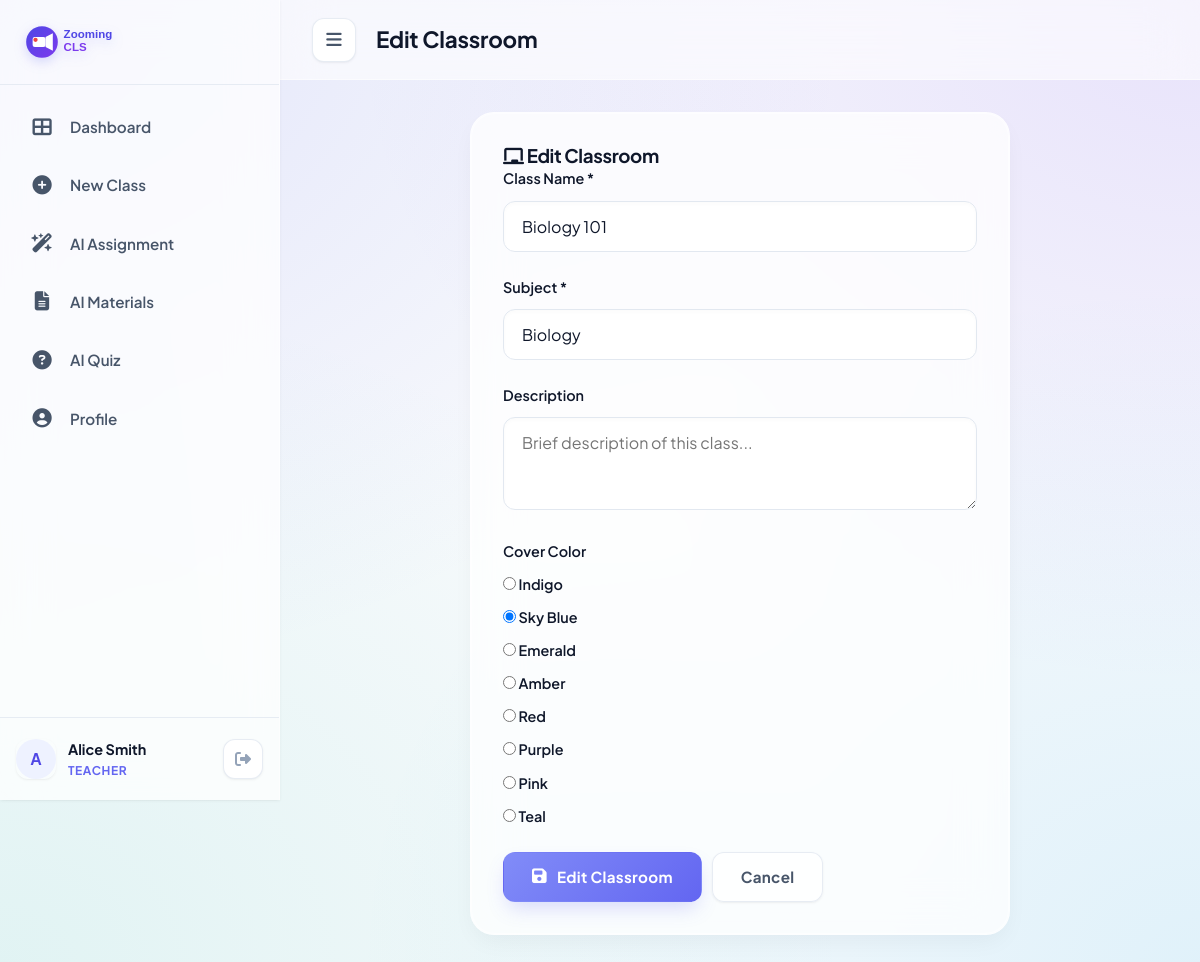
Page /classroom/3/edit/ (signed in) on the committed database.
### accounts/models.py (models this page shows, shortened)
class UserProfile(models.Model):
    ROLE_CHOICES = [
        ('teacher', 'Teacher'),
        ('student', 'Student'),
    ]
    user = models.OneToOneField(User, on_delete=models.CASCADE, related_name='profile')
    role = models.CharField(max_length=10, choices=ROLE_CHOICES, default='student')
    avatar = models.ImageField(upload_to='avatars/', blank=True, null=True)
    bio = models.TextField(blank=True, default='')

### classroom/models.py (models this page shows, shortened)
class Classroom(models.Model):
    name = models.CharField(max_length=200)
    subject = models.CharField(max_length=200)
    description = models.TextField(blank=True, default='')
    join_code = models.CharField(max_length=10, unique=True, blank=True)
    teacher = models.ForeignKey(User, on_delete=models.CASCADE, related_name='taught_classes')
    created_at = models.DateTimeField(auto_now_add=True)
    cover_color = models.CharField(max_length=7, default='#4f46e5')
    class Meta:
        ordering = ['-created_at']

### classroom/views.py (the view)
# urls.py: path('<int:pk>/edit/', views.edit_classroom, name='edit_classroom'),
@teacher_required
def edit_classroom(request, pk):
    classroom = get_object_or_404(Classroom, pk=pk, teacher=request.user)
    if request.method == 'POST':
        form = ClassroomForm(request.POST, instance=classroom)
        if form.is_valid():
            form.save()
            messages.success(request, 'Classroom updated successfully!')
            return redirect('classroom_detail_teacher', pk=classroom.pk)
    else:
        form = ClassroomForm(instance=classroom)
    return render(request, 'classroom/create_classroom.html', {'form': form, 'classroom': classroom, 'action': 'Edit'})

### classroom/forms.py
class ClassroomForm(forms.ModelForm):
    cover_color = forms.ChoiceField(choices=COLOR_CHOICES, widget=forms.RadioSelect)
    class Meta:
        model = Classroom
        fields = ['name', 'subject', 'description', 'cover_color']
        widgets = {
            'description': forms.Textarea(attrs={'rows': 3}),
        }

### templates/classroom/create_classroom.html (shortened to what this page needs)
{% extends "base.html" %}
{% block page_title %}{{ action }} Classroom{% endblock %}
{% block content %}
<div class="form-container">
    <div class="card">
        <div class="card-header">
            <h3 class="card-title"><i class="fas fa-chalkboard"></i> {{ action }} Classroom</h3>
        </div>
        <form method="post" novalidate>
            <div class="form-group">
                <label>Class Name *</label>
                <input type="text" name="name" placeholder="e.g. Mathematics Grade 10"
                    value="{{ form.name.value|default:'' }}" required>
            </div>
            <div class="form-group">
                <label>Subject *</label>
                <input type="text" name="subject" placeholder="e.g. Algebra, Physics, History"
                    value="{{ form.subject.value|default:'' }}" required>
            </div>
            <div class="form-group">
                <label>Description</label>
                <textarea name="description" rows="3"
                    placeholder="Brief description of this class...">{{ form.description.value|default:'' }}</textarea>
            </div>
            <div class="form-group">
                <label>Cover Color</label>
                <div class="color-picker">
                    {{ form.cover_color }}
                </div>
            </div>
            <div style="display:flex;gap:10px;margin-top:24px;">
                <button type="submit" class="btn btn-primary"><i class="fas fa-save"></i> {{ action }}
                    Classroom</button>
                {% if classroom %}
                <a href="{% url 'classroom_detail_teacher' classroom.pk %}" class="btn btn-ghost">Cancel</a>
                {% else %}
                <a href="{% url 'teacher_dashboard' %}" class="btn btn-ghost">Cancel</a>
                {% endif %}
            </div>
        </form>
    </div>
</div>
{% endblock %}

### templates/base.html (shortened to what this page needs)
{% load static %}
<!DOCTYPE html>
<html lang="en">
<head>
    <link rel="stylesheet" href="https://cdnjs.cloudflare.com/ajax/libs/font-awesome/6.5.0/css/all.min.css">
    <link rel="stylesheet" href="{% static 'css/style.css' %}">
</head>
<body class="{% if user.is_authenticated %}app-body{% else %}public-body{% endif %}">
{% if user.is_authenticated %}
<aside class="sidebar" id="sidebar">
    <div class="sidebar-logo">
        <img src="{% static 'images/logo.svg' %}" alt="EduSpace" class="logo-img">
    </div>
    <nav class="sidebar-nav">
        {% if user.profile.role == 'teacher' %}
            <a href="{% url 'teacher_dashboard' %}" class="nav-item {% if request.resolver_match.url_name == 'teacher_dashboard' %}active{% endif %}">
                <i class="fas fa-th-large"></i><span>Dashboard</span>
            </a>
            <a href="{% url 'create_classroom' %}" class="nav-item {% if request.resolver_match.url_name == 'create_classroom' %}active{% endif %}">
                <i class="fas fa-plus-circle"></i><span>New Class</span>
            </a>
            <a href="{% url 'ai_assistant:assignment_generator' %}" class="nav-item {% if request.resolver_match.url_name == 'assignment_generator' %}active{% endif %}">
                <i class="fas fa-wand-magic-sparkles"></i><span>AI Assignment</span>
            </a>
            <a href="{% url 'ai_assistant:material_summarizer' %}" class="nav-item {% if request.resolver_match.url_name == 'material_summarizer' %}active{% endif %}">
                <i class="fas fa-file-lines"></i><span>AI Materials</span>
            </a>
            <a href="{% url 'ai_assistant:quiz_generator' %}" class="nav-item {% if request.resolver_match.url_name == 'quiz_generator' %}active{% endif %}">
                <i class="fas fa-circle-question"></i><span>AI Quiz</span>
            </a>
        {% endif %}
        <a href="{% url 'profile' %}" class="nav-item {% if request.resolver_match.url_name == 'profile' %}active{% endif %}">
            <i class="fas fa-user-circle"></i><span>Profile</span>
        </a>
    </nav>
    <div class="sidebar-footer">
        <div class="user-info">
            <img src="{% static 'images/avatars/avatar-' %}{{ user.first_name|first|upper }}.svg" alt="avatar" class="avatar-sm" onerror="this.src='{% static 'images/avatars/default-avatar.svg' %}'">
            <div>
                <div class="user-name">{{ user.get_full_name|default:user.username }}</div>
                <div class="user-role">{{ user.profile.role|title }}</div>
            </div>
        </div>
        <a href="{% url 'logout' %}" class="btn-logout" title="Logout">
            <i class="fas fa-sign-out-alt"></i>
        </a>
    </div>
</aside>
<div class="main-content" id="mainContent">
    <header class="top-bar">
        <button class="sidebar-toggle" id="sidebarToggle"><i class="fas fa-bars"></i></button>
        <div class="top-bar-title">{% block page_title %}{% endblock %}</div>
    </header>
    <main class="content-area">
        {% block content %}{% endblock %}
    </main>
</div>
{% endif %}
</body>
</html>

### rows in the picture
Classroom: name "Biology 101", subject "Biology", cover_color "☐ Indigo ☑ Sky Blue ☐ Emerald ☐ Amber ☐ Red ☐ Purple ☐ Pink ☐ Teal"

### other values in the picture
{{ user.get_full_name|default:user.username }} "Alice Smith"
{{ user.profile.role|title }} "TEACHER"
{{ action }} "Edit"
